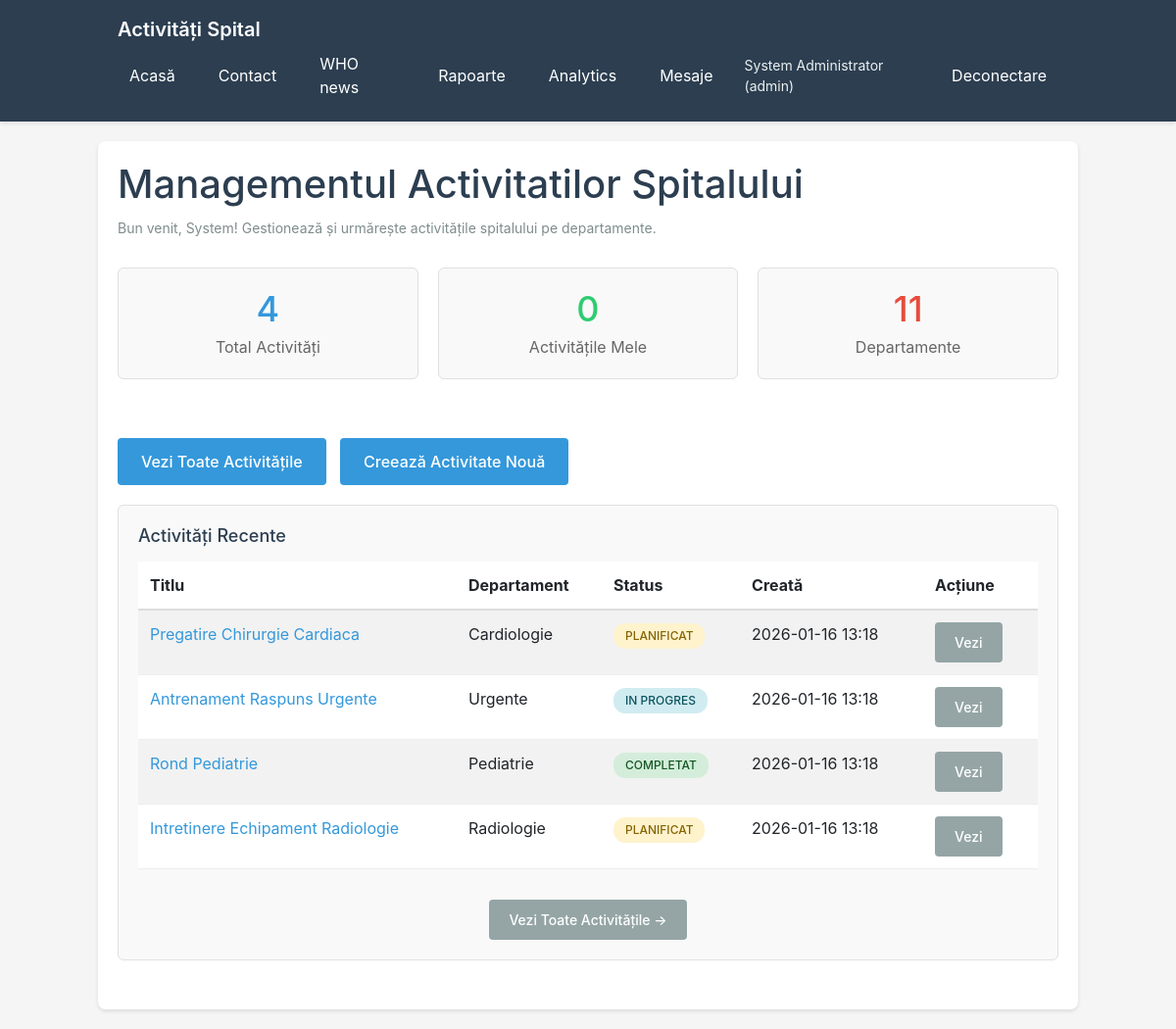
The page / (signed in) on the database its author committed.
### tables this page shows
CREATE TABLE IF NOT EXISTS activities (
    id INT AUTO_INCREMENT PRIMARY KEY,
    title VARCHAR(200) NOT NULL,
    description TEXT NOT NULL,
    department_id INT NOT NULL,
    created_by INT NOT NULL,
    status ENUM('planned', 'in_progress', 'completed', 'cancelled') DEFAULT 'planned',
    scheduled_date DATETIME,
    created_at TIMESTAMP DEFAULT CURRENT_TIMESTAMP,
    updated_at TIMESTAMP DEFAULT CURRENT_TIMESTAMP ON UPDATE CURRENT_TIMESTAMP,
    FOREIGN KEY (department_id) REFERENCES departments(id) ON DELETE RESTRICT,
    FOREIGN KEY (created_by) REFERENCES users(id) ON DELETE RESTRICT,
    INDEX idx_department (department_id),
    INDEX idx_status (status),
    INDEX idx_scheduled_date (scheduled_date)
);

CREATE TABLE IF NOT EXISTS departments (
    id INT AUTO_INCREMENT PRIMARY KEY,
    name VARCHAR(100) NOT NULL UNIQUE,
    description TEXT,
    created_at TIMESTAMP DEFAULT CURRENT_TIMESTAMP
);

### app/src/auth.php (called while the page is built, shortened)
<?php
function isLoggedIn() {
    return isset($_SESSION['user_id']);
}
function getCurrentUserId() {
    return $_SESSION['user_id'] ?? null;
}
function getCurrentUser() {
    return $_SESSION['user'] ?? null;
}
function canCreateActivity() {
    $user = getCurrentUser();
    $role = $user['role_name'] ?? '';
    return in_array($role, ['admin', 'staff', 'nurse']);
}

### app/src/helpers.php (called while the page is built, shortened)
<?php
function dbSelectAll($pdo, $sql, $params = []) {
    try {
        $stmt = $pdo->prepare($sql);
        $stmt->execute($params);
        return $stmt->fetchAll();
    } catch (PDOException $e) {
        error_log("Eroare selectare baza de date: " . $e->getMessage());
        return [];
    }
}
function dbSelectOne($pdo, $sql, $params = []) {
    try {
        $stmt = $pdo->prepare($sql);
        $stmt->execute($params);
        return $stmt->fetch();
    } catch (PDOException $e) {
        error_log("Eroare selectare baza de date: " . $e->getMessage());
        return false;
    }
}
function h($string) {
    return htmlspecialchars($string, ENT_QUOTES, 'UTF-8');
}
function formatDateTime($datetime, $format = 'Y-m-d H:i') {
    $dt = new DateTime($datetime);
    return $dt->format($format);
}
function translateStatus($status) {
    $translations = [
        'planned' => 'Planificat',
        'in_progress' => 'In Progres',
        'completed' => 'Completat',
        'cancelled' => 'Anulat'
    ];
    return $translations[$status] ?? ucfirst(str_replace('_', ' ', $status));
}

### index.php (the view, shortened to what this page needs)
<?php
require_once __DIR__ . '/app/src/db.php';
require_once __DIR__ . '/app/src/helpers.php';
require_once __DIR__ . '/app/src/auth.php';
$pdo = getDbConnection();
$isLoggedIn = isLoggedIn();
$currentUser = getCurrentUser();
$stats = [];
if ($isLoggedIn) {
    $stats['total_activities'] = dbSelectOne($pdo, "SELECT COUNT(*) as count FROM activities")['count'] ?? 0;
    $stats['my_activities'] = dbSelectOne($pdo, "SELECT COUNT(*) as count FROM activities WHERE created_by = ?", [getCurrentUserId()])['count'] ?? 0;
    $stats['departments'] = dbSelectOne($pdo, "SELECT COUNT(*) as count FROM departments")['count'] ?? 0;
    $recent_activities = dbSelectAll($pdo, "
        SELECT
            a.id,
            a.title,
            a.status,
            a.created_at,
            d.name AS department_name
        FROM activities a
        LEFT JOIN departments d ON a.department_id = d.id
        ORDER BY a.created_at DESC
        LIMIT 5
    ");
} else {
    $recent_activities = [];
}
?>
<h1>Managementul Activitatilor Spitalului</h1>
<p class="subtitle">Bun venit<?php echo $isLoggedIn ? ', ' . h($currentUser['first_name'] ?? '') : ''; ?>! Gestionează și urmărește activitățile spitalului pe departamente.</p>
<?php if ($isLoggedIn): ?>
    <div style="display: grid; grid-template-columns: repeat(auto-fit, minmax(200px, 1fr)); gap: 20px; margin-bottom: 30px;">
        <div class="form-section" style="text-align: center;">
            <h2 style="font-size: 36px; margin: 0; color: #3498db;"><?php echo $stats['total_activities']; ?></h2>
            <p style="margin: 5px 0 0 0; color: #666;">Total Activități</p>
        </div>
        <div class="form-section" style="text-align: center;">
            <h2 style="font-size: 36px; margin: 0; color: #2ecc71;"><?php echo $stats['my_activities']; ?></h2>
            <p style="margin: 5px 0 0 0; color: #666;">Activitățile Mele</p>
        </div>
        <div class="form-section" style="text-align: center;">
            <h2 style="font-size: 36px; margin: 0; color: #e74c3c;"><?php echo $stats['departments']; ?></h2>
            <p style="margin: 5px 0 0 0; color: #666;">Departamente</p>
        </div>
    </div>
    <div style="margin-bottom: 20px;">
        <a href="activities/index.php" class="btn" style="font-size: 16px; padding: 12px 24px;">Vezi Toate Activitățile</a>
        <?php if (canCreateActivity()): ?>
            <a href="activities/create.php" class="btn" style="font-size: 16px; padding: 12px 24px; margin-left: 10px;">Creează Activitate Nouă</a>
        <?php endif; ?>
    </div>
    <?php if (!empty($recent_activities)): ?>
        <div class="form-section">
            <h2>Activități Recente</h2>
            <div class="table-responsive">
            <table class="table table-striped table-hover">
                <thead>
                    <tr style="background: #f5f5f5; border-bottom: 2px solid #ddd;">
                        <th style="padding: 12px; text-align: left;">Titlu</th>
                        <th style="padding: 12px; text-align: left;">Departament</th>
                        <th style="padding: 12px; text-align: left; min-width: 120px;">Status</th>
                        <th style="padding: 12px; text-align: left; min-width: 160px;">Creată</th>
                        <th style="padding: 12px; text-align: left; min-width: 100px;">Acțiune</th>
                    </tr>
                </thead>
                <tbody>
                    <?php foreach ($recent_activities as $activity): ?>
                        <tr style="border-bottom: 1px solid #eee;">
                            <td style="padding: 12px;">
                                <a href="activities/show.php?id=<?php echo $activity['id']; ?>" style="color: #3498db; text-decoration: none;">
                                    <?php echo h($activity['title']); ?>
                                </a>
                            </td>
                            <td style="padding: 12px;"><?php echo h($activity['department_name'] ?? 'N/A'); ?></td>
                            <td style="padding: 12px;" class="text-nowrap">
                                <span class="activity-status status-<?php echo h($activity['status']); ?>">
                                    <?php echo h(translateStatus($activity['status'])); ?>
                                </span>
                            </td>
                            <td style="padding: 12px;" class="text-nowrap"><?php echo formatDateTime($activity['created_at']); ?></td>
                            <td style="padding: 12px;" class="text-nowrap">
                                <a href="activities/show.php?id=<?php echo $activity['id']; ?>" class="btn btn-secondary btn-sm">Vezi</a>
                            </td>
                        </tr>
                    <?php endforeach; ?>
                </tbody>
            </table>
            </div>
            <div style="margin-top: 15px; text-align: center;">
                <a href="activities/index.php" class="btn btn-secondary">Vezi Toate Activitățile →</a>
            </div>
        </div>
    <?php endif; ?>
<?php endif; ?>
<?php
include __DIR__ . '/app/views/layout.php';
?>

### app/views/layout.php (style rules this page uses)
* { margin: 0; padding: 0; box-sizing: border-box; }
body { font-family: -apple-system, BlinkMacSystemFont, 'Segoe UI', Roboto, Oxygen, Ubuntu, Cantarell, sans-serif; background: #f5f5f5; padding: 0; }
h1 { color: #2c3e50; margin-bottom: 10px; }
.subtitle { color: #7f8c8d; margin-bottom: 30px; font-size: 14px; }
.form-section { background: #f9f9f9; padding: 20px; border-radius: 6px; margin-bottom: 30px; border: 1px solid #e0e0e0; }
.form-section h2 { color: #2c3e50; margin-bottom: 15px; font-size: 18px; }
button, .btn { background: #3498db; color: white; border: none; padding: 10px 20px; border-radius: 4px; cursor: pointer; font-size: 14px; font-weight: 500; transition: background 0.2s; text-decoration: none; display: inline-block; }
.btn-secondary { background: #95a5a6; }

### index.php (style rules this page uses)
.activity-status { display: inline-block; padding: 4px 12px; border-radius: 12px; font-size: 12px; font-weight: 500; text-transform: uppercase; }
.status-planned { background: #fff3cd; color: #856404; }
.status-in_progress { background: #d1ecf1; color: #0c5460; }
.status-completed { background: #d4edda; color: #155724; }

### rows shown on the page
activities: title "Pregatire Chirurgie Cardiaca", department.name "Cardiologie", created_at "2026-01-16 13:18"
activities: title "Antrenament Raspuns Urgente", department.name "Urgente", created_at "2026-01-16 13:18"
activities: title "Rond Pediatrie", department.name "Pediatrie", created_at "2026-01-16 13:18"
activities: title "Intretinere Echipament Radiologie", department.name "Radiologie", created_at "2026-01-16 13:18"

### other values the page prints
$currentUser['first_name'] "System"
$currentUser['last_name'] "Administrator"
$currentUser['role_name'] "admin"
$stats['total_activities'] "4"
$stats['my_activities'] "0"
$stats['departments'] "11"
